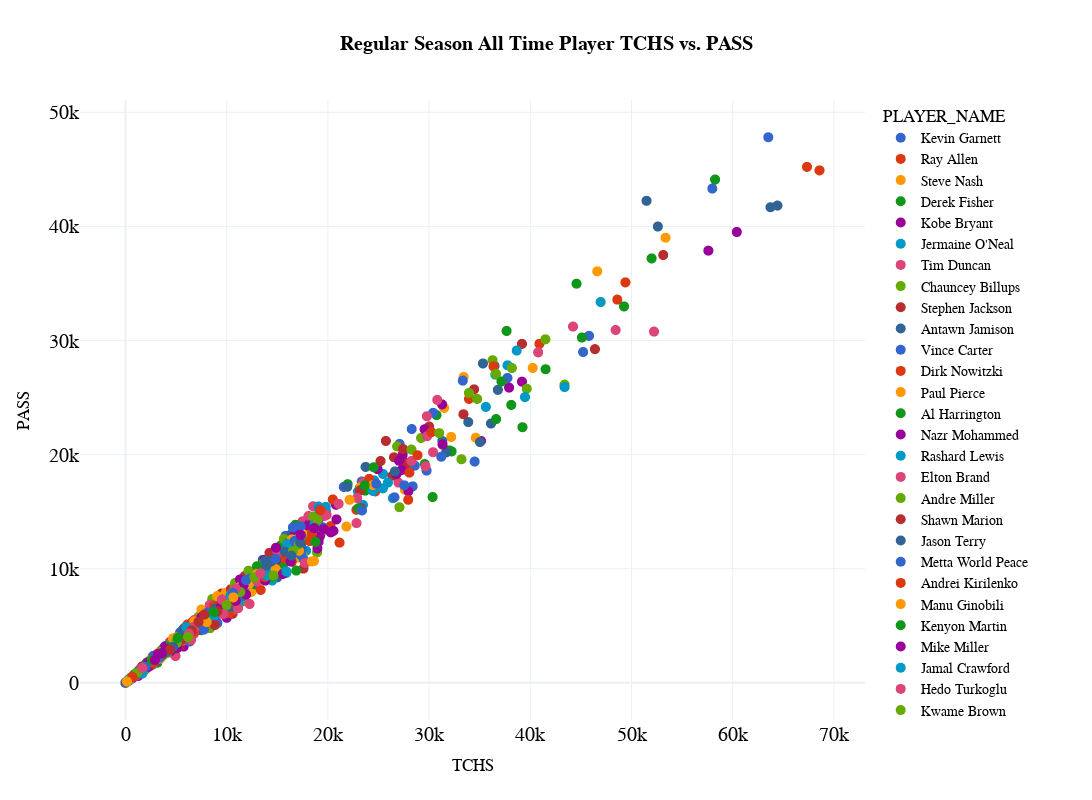

Write notebook code for a chart like this one.
### Code cell
cat1="TCHS"
cat2="PASS"

fig_scatter = px.scatter(
  df_totals, 
  x=cat1, 
  y=cat2,
  color='PLAYER_NAME',
  color_discrete_sequence=px.colors.qualitative.G10,
  title="<b>{} All Time Player {} vs. {}</b>".format(types,cat1,cat2),
  template="plotly_white",
  hover_data=['PLAYER_NAME', 'DIST', 'ORBC', 'DRBC', 'RBC', 'TCHS', 'SAST', 'FTAST', 'PASS', 'AST', 'CFGM',
       'CFGA', 'CFG_PCT', 'UFGM', 'UFGA', 'UFG_PCT', 'DFGM', 'DFGA','DFG_PCT'], 
  height=800, 
  width=1200,
  )

fig_scatter.update_layout(
    title_x=0.5,
    hoverlabel=dict(
        bgcolor="white",
        font_size=16,
        font_family="PT Sans Narrow"
    ),
    yaxis = dict(tickfont = dict(size=20)),
    xaxis = dict(tickfont = dict(size=20)),
    font=dict(
        family="PT Sans Narrow",
        size=14,
        color="Black"
    ),
    title_font_family="PT Sans Narrow"
)
fig_scatter.update_traces(marker={'size': 10})

fig_scatter
